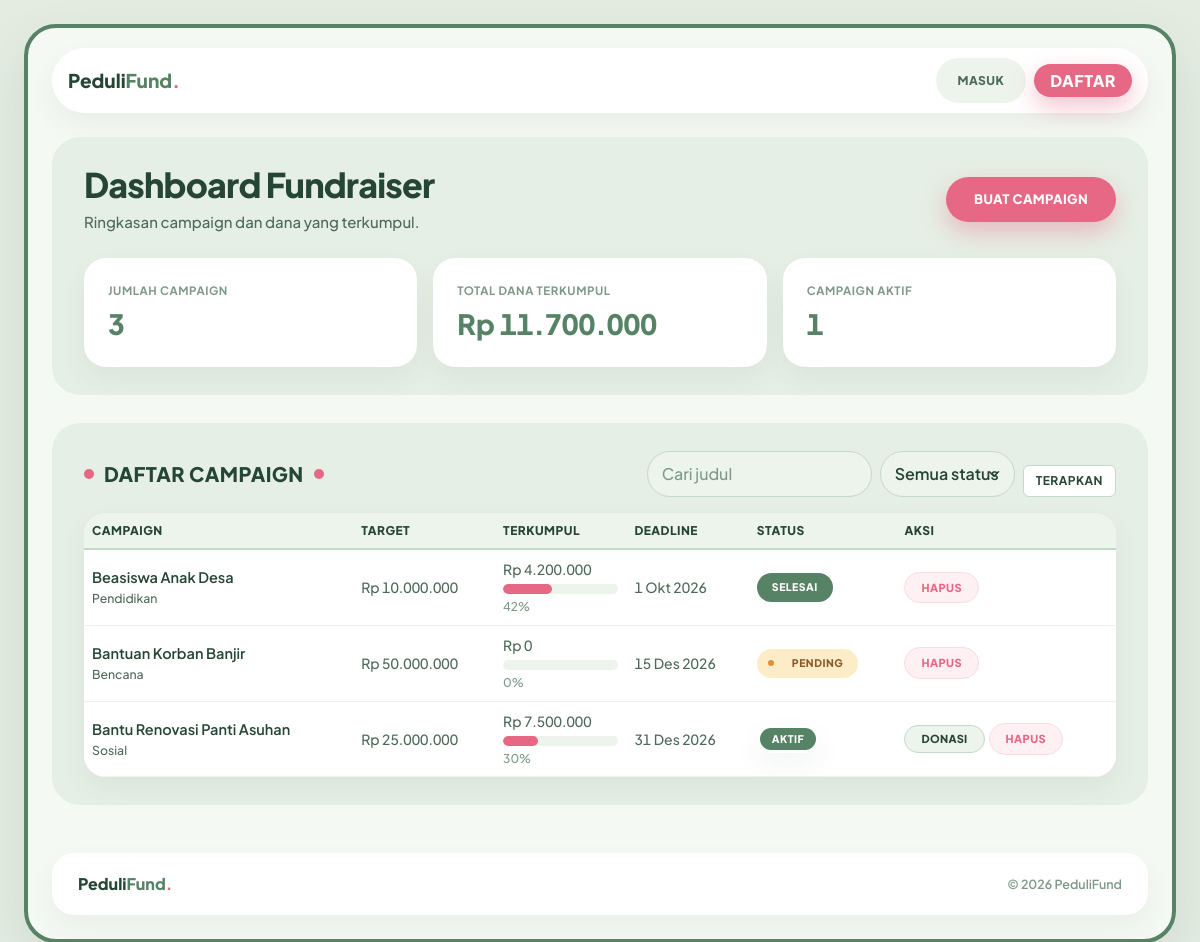
The app's page /dashboard_fundraiser.php with its own data.
### tables this page shows
CREATE TABLE IF NOT EXISTS campaign (
    id_campaign INT AUTO_INCREMENT PRIMARY KEY,
    id_fundraiser INT NOT NULL,
    judul VARCHAR(255) NOT NULL,
    jenis VARCHAR(100) NOT NULL,
    target_dana DECIMAL(15,2) NOT NULL,
    dana_terkumpul DECIMAL(15,2) DEFAULT 0.00,
    deadline DATE NOT NULL,
    dokumen_campaign VARCHAR(255) NOT NULL,
    status_campaign ENUM('Pending', 'Aktif', 'Ditolak', 'Selesai') DEFAULT 'Pending',
    deskripsi TEXT NOT NULL,
    gambar_campaign VARCHAR(255) NULL,
    CONSTRAINT fk_campaign_pengguna
        FOREIGN KEY (id_fundraiser) REFERENCES pengguna (id_user)
        ON DELETE CASCADE ON UPDATE CASCADE
);

### app/controllers/CampaignController.php (called while the page is built, shortened)
<?php
class CampaignController
{
    private CampaignEntity $campaignEntity;
    public function __construct(CampaignEntity $campaignEntity)
    {
        $this->campaignEntity = $campaignEntity;
    }
    public function tampilkanDashboard(): void
    {
        $idFundraiser = idPenggunaAktif();
        $cari = trim((string) ($_GET['cari'] ?? ''));
        $filterStatus = trim((string) ($_GET['status'] ?? ''));
        if (!in_array($filterStatus, CampaignEntity::DAFTAR_STATUS, true)) {
            $filterStatus = '';
        }
        $ringkasan = $this->campaignEntity->ambilRingkasanFundraiser($idFundraiser);
        $daftarCampaign = $this->campaignEntity->ambilDaftarByFundraiser($idFundraiser, $cari, $filterStatus);
        require __DIR__ . '/../../views/dashboard_fundraiser.php';
    }
}

### dashboard_fundraiser.php (called while the page is built)
<?php
require_once 'app/bootstrap.php';
$controller = new CampaignController(new CampaignEntity($pdo));
$controller->tampilkanDashboard();

### app/helpers/fungsi.php (called while the page is built, shortened)
<?php
function e($teks): string
{
    return htmlspecialchars((string) $teks, ENT_QUOTES, 'UTF-8');
}
function formatRupiah($angka): string
{
    return 'Rp ' . number_format((float) $angka, 0, ',', '.');
}
function formatTanggal($tanggal): string
{
    $waktu = strtotime((string) $tanggal);
    $daftarBulan = [
        1 => 'Jan', 2 => 'Feb', 3 => 'Mar', 4 => 'Apr',
        5 => 'Mei', 6 => 'Jun', 7 => 'Jul', 8 => 'Agu',
        9 => 'Sep', 10 => 'Okt', 11 => 'Nov', 12 => 'Des'
    ];
    $hari = date('j', $waktu);
    $bulan = $daftarBulan[(int) date('n', $waktu)] ?? date('M', $waktu);
    $tahun = date('Y', $waktu);
    return $hari . ' ' . $bulan . ' ' . $tahun;
}
function hitungPersen($terkumpul, $target): int
{
    $target = (float) $target;
    $persen = (int) round(((float) $terkumpul / $target) * 100);
    return (int) min(100, max(0, $persen));
}
function kelasBadgeStatus($status): string
{
    $kelas = [
        'Pending' => 'pf-badge--pending',
        'Aktif'   => 'pf-badge--aktif',
        'Ditolak' => 'pf-badge--ditolak',
        'Selesai' => 'pf-badge--selesai',
    ];
    return $kelas[$status] ?? 'pf-badge--netral';
}
function sudahLogin(): bool
{
    return !empty($_SESSION['pengguna_aktif']['id_user']);
}
function idPenggunaAktif(): int
{
    return defined('ID_FUNDRAISER_SEMENTARA') ? ID_FUNDRAISER_SEMENTARA : 1;
}

### app/models/CampaignEntity.php (called while the page is built, shortened)
<?php
class CampaignEntity
{
    private PDO $pdo;
    public function __construct(PDO $pdo)
    {
        $this->pdo = $pdo;
    }
    public function ambilRingkasanFundraiser(int $idFundraiser): array
    {
        $sql = "SELECT COUNT(*) AS jumlah_campaign,
                       COALESCE(SUM(dana_terkumpul), 0) AS total_dana_terkumpul,
                       COALESCE(SUM(CASE WHEN status_campaign = 'Aktif' THEN 1 ELSE 0 END), 0) AS campaign_aktif
                FROM campaign
                WHERE id_fundraiser = :id_fundraiser";
        $pernyataan = $this->pdo->prepare($sql);
        $pernyataan->execute([':id_fundraiser' => $idFundraiser]);
        $ringkasan = $pernyataan->fetch();
        return [
            'jumlah_campaign'      => (int) ($ringkasan['jumlah_campaign'] ?? 0),
            'total_dana_terkumpul' => (float) ($ringkasan['total_dana_terkumpul'] ?? 0.0),
            'campaign_aktif'       => (int) ($ringkasan['campaign_aktif'] ?? 0),
        ];
    }
    public function ambilDaftarByFundraiser(int $idFundraiser, string $cari = '', string $statusFilter = ''): array
    {
        $sql = 'SELECT * FROM campaign WHERE id_fundraiser = :id_fundraiser';
        $parameter = [':id_fundraiser' => $idFundraiser];
        $cari = trim($cari);
        $statusFilter = trim($statusFilter);
        $sql .= ' ORDER BY id_campaign DESC';
        $pernyataan = $this->pdo->prepare($sql);
        $pernyataan->execute($parameter);
        return $pernyataan->fetchAll();
    }
}

### views/dashboard_fundraiser.php (the view, shortened to what this page needs)
<?php
$judulHalaman = 'Dashboard Fundraiser';
require __DIR__ . '/layout/header.php';
?>
<section class="bagian-halaman">
    <div class="pf-tray">
        <div class="d-flex flex-wrap justify-content-between align-items-center gap-3 mb-4">
            <div>
                <h1 class="pf-h1">Dashboard Fundraiser</h1>
                <p class="pf-subjudul mb-0 mt-1">Ringkasan campaign dan dana yang terkumpul.</p>
            </div>
            <a class="btn-pf-cta" href="<?= e(BASE_URL) ?>/buat_campaign.php">Buat Campaign</a>
        </div>
        <div class="row g-3">
            <div class="col-md-4">
                <div class="pf-card h-100 p-4">
                    <p class="pf-metrik-label">Jumlah Campaign</p>
                    <p class="pf-metrik-nilai"><?= e((string) $ringkasan['jumlah_campaign']) ?></p>
                </div>
            </div>
            <div class="col-md-4">
                <div class="pf-card h-100 p-4">
                    <p class="pf-metrik-label">Total Dana Terkumpul</p>
                    <p class="pf-metrik-nilai"><?= e(formatRupiah($ringkasan['total_dana_terkumpul'])) ?></p>
                </div>
            </div>
            <div class="col-md-4">
                <div class="pf-card h-100 p-4">
                    <p class="pf-metrik-label">Campaign Aktif</p>
                    <p class="pf-metrik-nilai"><?= e((string) $ringkasan['campaign_aktif']) ?></p>
                </div>
            </div>
        </div>
    </div>
</section>
<section class="bagian-halaman">
    <div class="pf-tray">
        <div class="d-flex flex-wrap justify-content-between align-items-center gap-3 mb-3">
            <h2 class="pf-modul-judul">Daftar Campaign</h2>
            <form class="row g-2 align-items-end pf-filter" method="get" action="<?= e(BASE_URL) ?>/dashboard_fundraiser.php">
                <div class="col-auto">
                    <input class="form-control" type="search" id="cari" name="cari" placeholder="Cari judul" value="<?= e($cari) ?>">
                </div>
                <div class="col-auto">
                    <select class="form-select" id="status" name="status">
                        <option value="">Semua status</option>
                    </select>
                </div>
                <div class="col-auto">
                    <button class="btn" type="submit">Terapkan</button>
                </div>
            </form>
        </div>
        <div class="pf-card pf-card-tabel">
            <div class="table-responsive">
                <table class="table table-hover align-middle mb-0">
                    <thead>
                        <tr>
                            <th scope="col">Campaign</th>
                            <th scope="col">Target</th>
                            <th scope="col">Terkumpul</th>
                            <th scope="col">Deadline</th>
                            <th scope="col">Status</th>
                            <th scope="col">Aksi</th>
                        </tr>
                    </thead>
                    <tbody>
                        <?php if ($daftarCampaign === []): ?>
                            <tr>
                                <td class="text-center py-4" colspan="6">Belum ada campaign yang sesuai.</td>
                            </tr>
                        <?php else: ?>
                            <?php foreach ($daftarCampaign as $campaign): ?>
                                <?php $persen = hitungPersen($campaign['dana_terkumpul'], $campaign['target_dana']); ?>
                                <tr>
                                    <td>
                                        <div class="fw-semibold pf-teks-judul"><?= e($campaign['judul']) ?></div>
                                        <div class="small"><?= e($campaign['jenis']) ?></div>
                                    </td>
                                    <td class="pf-angka"><?= e(formatRupiah($campaign['target_dana'])) ?></td>
                                    <td>
                                        <div class="pf-angka"><?= e(formatRupiah($campaign['dana_terkumpul'])) ?></div>
                                        <div class="progress mt-1" role="progressbar" aria-label="Progress dana" aria-valuenow="<?= e((string) $persen) ?>" aria-valuemin="0" aria-valuemax="100">
                                            <div class="progress-bar" style="width: <?= e((string) $persen) ?>%"></div>
                                        </div>
                                        <small class="pf-teks-bantu"><?= e((string) $persen) ?>%</small>
                                    </td>
                                    <td class="pf-angka"><?= e(formatTanggal($campaign['deadline'])) ?></td>
                                    <td><span class="pf-badge <?= e(kelasBadgeStatus($campaign['status_campaign'])) ?>"><span class="pf-badge-pil"><?= e($campaign['status_campaign']) ?></span></span></td>
                                    <td>
                                        <div class="d-flex gap-1 align-items-center">
                                            <?php if ($campaign['status_campaign'] === 'Aktif'): ?>
                                                <a class="btn-pf-outline py-1 px-3" style="font-size: 11px;" href="<?= e(BASE_URL) ?>/donasi.php?id=<?= e((string) $campaign['id_campaign']) ?>">Donasi</a>
                                            <?php endif; ?>
                                            <form method="post" action="<?= e(BASE_URL) ?>/hapus_campaign.php" onsubmit="return confirm('Hapus campaign ini?');" class="m-0">
                                                <button class="btn-pf-hapus" type="submit">Hapus</button>
                                            </form>
                                        </div>
                                    </td>
                                </tr>
                            <?php endforeach; ?>
                        <?php endif; ?>
                    </tbody>
                </table>
            </div>
        </div>
    </div>
</section>
<?php require __DIR__ . '/layout/footer.php'; ?>

### views/layout/header.php (shortened to what this page needs)
<?php
$judulHalaman = isset($judulHalaman) ? $judulHalaman : APP_NAME;
?>
<!doctype html>
<html lang="id">
<head>
    <link href="<?= e(BASE_URL) ?>/assets/vendor/bootstrap-5.3.3/bootstrap.min.css" rel="stylesheet">
    <link href="<?= e(BASE_URL) ?>/assets/css/pedulifund-theme.css" rel="stylesheet">
</head>
<body>
<div class="pf-app-window">
    <header class="pf-navbar">
        <a class="pf-logo" href="<?= e(BASE_URL) ?>/index.php" aria-label="Beranda PeduliFund">
            <span class="pf-wordmark">Peduli<span class="pf-fund">Fund</span><span class="pf-titik">.</span></span>
        </a>
        <div class="d-flex align-items-center gap-2">
            <nav class="pf-menu" aria-label="Menu utama">
                <?php if (sudahLogin()): ?>
                    <?php
                    $peran = peranPenggunaAktif();
                    $urlDashboard = BASE_URL . '/dashboard_fundraiser.php';
                    if ($peran === 'Donatur') {
                        $urlDashboard = BASE_URL . '/dashboard_donatur.php';
                    } elseif ($peran === 'Admin') {
                        $urlDashboard = BASE_URL . '/dashboard_admin.php';
                    }
                    ?>
                    <a class="pf-menu-item pf-menu-item-aktif" href="<?= e($urlDashboard) ?>">Dashboard</a>
                <?php else: ?>
                    <a class="pf-menu-item <?= (isset($judulHalaman) && strpos($judulHalaman, 'Masuk') !== false) ? 'pf-menu-item-aktif' : '' ?>" href="<?= e(BASE_URL) ?>/login.php">Masuk</a>
                <?php endif; ?>
            </nav>
            <?php if (sudahLogin()): ?>
                <div class="d-none d-sm-flex align-items-center gap-2 ps-2 border-start">
                    <span class="pf-badge pf-badge--aktif">
                        <span class="pf-badge-pil"><?= e(peranPenggunaAktif() ?? 'User') ?></span>
                    </span>
                    <span class="small fw-semibold text-truncate" style="max-width: 140px; color: var(--text-body);">
                        <?= e(penggunaAktif()['email'] ?? '') ?>
                    </span>
                </div>
                <a class="btn-pf-outline py-1 px-3 fs-6" href="<?= e(BASE_URL) ?>/logout.php">Keluar</a>
            <?php else: ?>
                <a class="btn-pf-cta py-1 px-3 fs-6" href="<?= e(BASE_URL) ?>/signup.php">Daftar</a>
            <?php endif; ?>
        </div>
    </header>
    <main class="pf-main">

### views/layout/footer.php (shortened to what this page needs)
</main>
<footer class="pf-footer">
    <div class="pf-footer-card">
        <div class="pf-footer-brand">
            <span class="pf-wordmark">Peduli<span class="pf-fund">Fund</span><span class="pf-titik">.</span></span>
        </div>
        <p class="pf-footer-copy">&copy; <?= e((string) date('Y')) ?> PeduliFund</p>
    </div>
</footer>
</div>
</body>
</html>

### records on screen
campaign: judul "Beasiswa Anak Desa", jenis "Pendidikan", target_dana "Rp 10.000.000", dana_terkumpul "Rp 4.200.000", persen "42", deadline "1 Okt 2026", status_campaign "SELESAI"
campaign: judul "Bantuan Korban Banjir", jenis "Bencana", target_dana "Rp 50.000.000", dana_terkumpul "Rp 0", persen "0", deadline "15 Des 2026", status_campaign "PENDING"
campaign: judul "Bantu Renovasi Panti Asuhan", jenis "Sosial", target_dana "Rp 25.000.000", dana_terkumpul "Rp 7.500.000", persen "30", deadline "31 Des 2026", status_campaign "AKTIF"

### other values on screen
$ringkasan['jumlah_campaign'] "3"
formatRupiah($ringkasan['total_dana_terkumpul']) "Rp 11.700.000"
$ringkasan['campaign_aktif'] "1"
